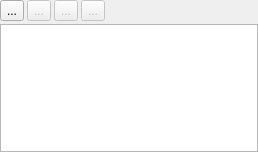
<?xml version="1.0" encoding="UTF-8"?>
<ui version="4.0">
 <class>IItemListWidget</class>
 <widget class="QWidget" name="IItemListWidget">
  <property name="geometry">
   <rect>
    <x>0</x>
    <y>0</y>
    <width>258</width>
    <height>152</height>
   </rect>
  </property>
  <property name="windowTitle">
   <string>Form</string>
  </property>
  <layout class="QVBoxLayout" name="verticalLayout">
   <property name="spacing">
    <number>3</number>
   </property>
   <property name="leftMargin">
    <number>0</number>
   </property>
   <property name="topMargin">
    <number>0</number>
   </property>
   <property name="rightMargin">
    <number>0</number>
   </property>
   <property name="bottomMargin">
    <number>0</number>
   </property>
   <item>
    <layout class="QHBoxLayout" name="horizontalLayout_3">
     <property name="spacing">
      <number>3</number>
     </property>
     <item>
      <widget class="QToolButton" name="toolFiles">
       <property name="toolTip">
        <string>Add map files to list</string>
       </property>
       <property name="text">
        <string>...</string>
       </property>
       <property name="icon">
        <iconset resource="../../qmapshack/resources.qrc">
         <normaloff>:/icons/32x32/PathBlue.png</normaloff>:/icons/32x32/PathBlue.png</iconset>
       </property>
      </widget>
     </item>
     <item>
      <widget class="QToolButton" name="toolDelFile">
       <property name="enabled">
        <bool>false</bool>
       </property>
       <property name="toolTip">
        <string>Remove selected file from the list.</string>
       </property>
       <property name="text">
        <string>...</string>
       </property>
       <property name="icon">
        <iconset resource="../../qmapshack/resources.qrc">
         <normaloff>:/icons/32x32/DeleteOne.png</normaloff>:/icons/32x32/DeleteOne.png</iconset>
       </property>
      </widget>
     </item>
     <item>
      <widget class="QToolButton" name="toolDelFiles">
       <property name="enabled">
        <bool>false</bool>
       </property>
       <property name="toolTip">
        <string>Clear complete list of map files.</string>
       </property>
       <property name="text">
        <string>...</string>
       </property>
       <property name="icon">
        <iconset resource="../../qmapshack/resources.qrc">
         <normaloff>:/icons/32x32/DeleteMultiple.png</normaloff>:/icons/32x32/DeleteMultiple.png</iconset>
       </property>
      </widget>
     </item>
     <item>
      <widget class="QToolButton" name="toolReloadFile">
       <property name="enabled">
        <bool>false</bool>
       </property>
       <property name="toolTip">
        <string>Reload the currently selected map.</string>
       </property>
       <property name="text">
        <string>...</string>
       </property>
       <property name="icon">
        <iconset resource="../resources.qrc">
         <normaloff>:/icons/32x32/Reload.png</normaloff>:/icons/32x32/Reload.png</iconset>
       </property>
      </widget>
     </item>
     <item>
      <spacer name="horizontalSpacer_3">
       <property name="orientation">
        <enum>Qt::Horizontal</enum>
       </property>
       <property name="sizeHint" stdset="0">
        <size>
         <width>40</width>
         <height>20</height>
        </size>
       </property>
      </spacer>
     </item>
    </layout>
   </item>
   <item>
    <widget class="QListWidget" name="listFiles"/>
   </item>
  </layout>
 </widget>
 <resources>
  <include location="../../qmapshack/resources.qrc"/>
  <include location="../resources.qrc"/>
 </resources>
 <connections/>
</ui>
